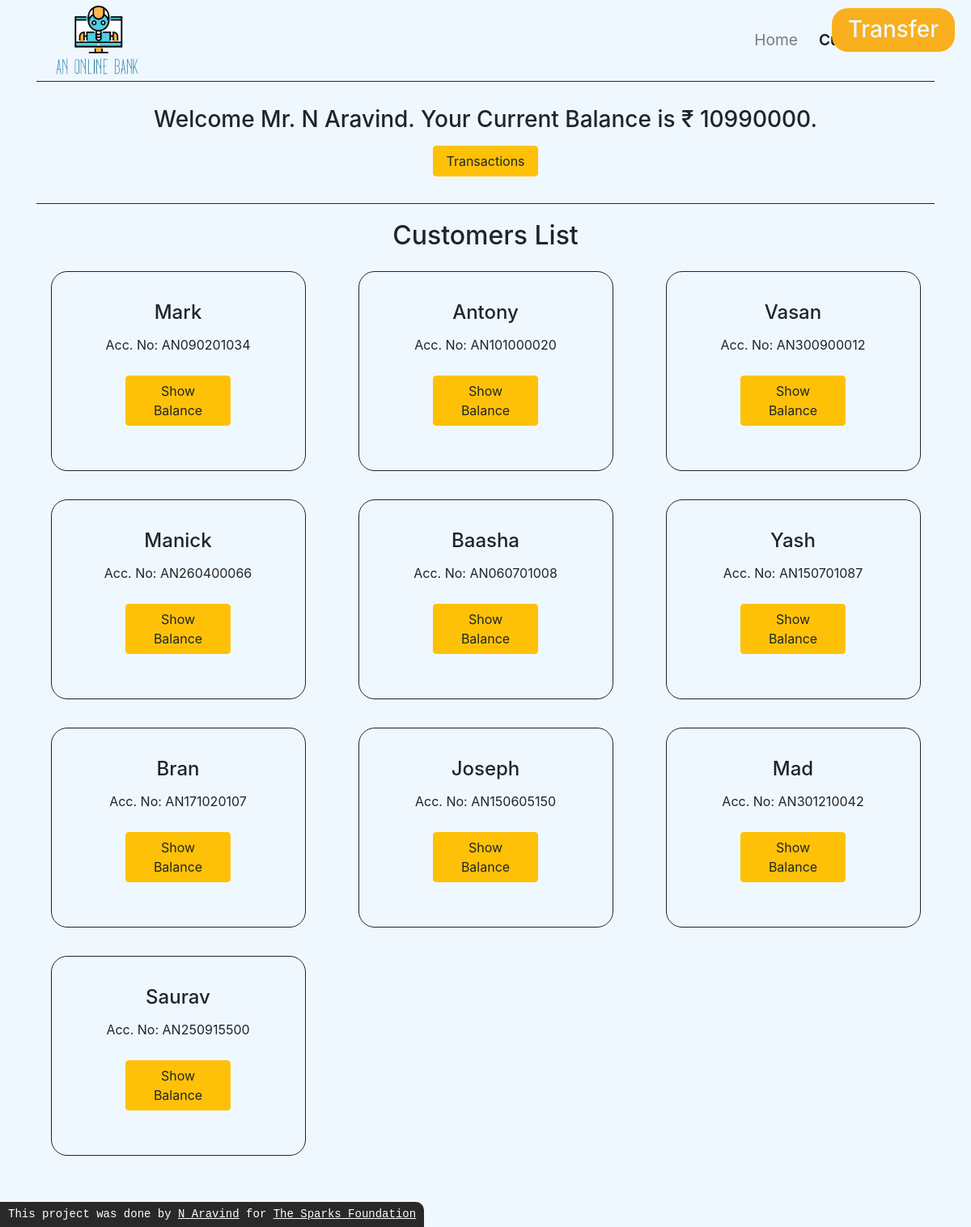
Page /banking on the committed database.
### app.py (models this page shows)
class customer(db.Model):
    acc_no = db.Column(db.String(12), primary_key=True, nullable=False)
    name = db.Column(db.String(20), nullable=False)
    amt = db.Column(db.Integer, nullable=False, default = 0)
    def __repr__(self):
        return f"{self.acc_no},{self.name},{self.amt}"

### app.py (the view)
@app.route('/banking',methods=['POST','GET'])
def banking():
    if request.method=='POST':
        acc = request.form['acc_no']
        name = request.form['name']
        amt = request.form['amt']
        main_acc = 'AN100100020'
        cust,trans=getdata()
        trans_id = len(trans)+1
        try:
            db.session.query(customer).filter(customer.acc_no == main_acc).update({customer.amt:customer.amt - amt})
            db.session.commit()
            db.session.query(customer).filter(customer.acc_no == acc).update({customer.amt: customer.amt + amt})
            db.session.commit()
            new = transaction(id=trans_id,acc_no=acc,name=name,amt=amt)
            db.session.add(new)
            db.session.commit()
            db.session.commit()
            return redirect('/banking')
        except:
            return "Error in Transaction!"
    else:
        cust_db,trans_db = getdata()
        return render_template('main.html',cust_db=cust_db,trans_db=trans_db)

### app.py (called while the page is built)
def getdata():
    db_obj = customer.query.all()
    cust_db_list = []
    for i in range(len(db_obj)):
        db_str = str(db_obj[i])
        cust_db_list.append(db_str.split(','))
        cust_db_list[i][2] = int(cust_db_list[i][2])
    db_obj = transaction.query.all()
    trans_db_list = []
    for i in range(len(db_obj)):
        db_str = str(db_obj[i])
        trans_db_list.append(db_str.split(','))
        trans_db_list[i][2] = int(trans_db_list[i][2])
    return cust_db_list,trans_db_list

    def __repr__(self):
        return f"{self.acc_no},{self.name},{self.amt},{self.date_time}"

### templates/main.html (shortened to what this page needs)
<!DOCTYPE html>
<html lang='en'>
<head>
    <link rel="stylesheet" href="{{ url_for('static',filename= 'bootstrap.min.css')}}">
    <link rel="stylesheet" href="https://stackpath.bootstrapcdn.com/font-awesome/4.7.0/css/font-awesome.min.css">
    <link rel='stylesheet' href="{{ url_for('static',filename= 'main.css')}}">
    <link rel='stylesheet' href="{{ url_for('static',filename= 'loader.css')}}">
</head>
<body>
    <header>
        <div class="container">
            <nav class='navbar navbar-expand-lg navbar-light' style="padding: 0; padding-top: 5px;">
                <div class='container-fluid'>
                    <a class="navbar-brand" href="http://localhost:5000/" style="padding: 0; margin: 0;">
                        <img src="{{ url_for('static',filename= 'logo2.png')}}" alt="" style="padding: 0; margin: 0; width: 120px;">
                    </a>
                    <div class='collapse navbar-collapse' id='navbarSupportedContent'>
                        <ul class='navbar-nav ml-auto mb-2 mb-lg-0'>
                            <li class='nav-item'>
                            <a class='nav-link' aria-current='page' href='http://localhost:5000/'>Home</a>
                            </li>
                            <li class='nav-item active l'>
                            <a class='nav-link' href='http://localhost:5000/banking'>Customers </a>
                            </li>
                        </ul>
                    </div>
                </div>
            </nav>
        </div>
    </header>
    <div id="trans-bg">
        <div class="row">
            <div id="trans-box">
                <h1 class="transfertitle">Transactions</h1>
                <button onclick="closebtn()" class="loginclse"></button>
            </div>
        </div>
    </div>
    <div id="transfer-bg">
        <div class="row">
            <div class="col-lg-4">
            <div id="transfer-box">
                <h1 class="transfertitle">Transfer</h1>
                <button onclick="closebtn()" class="loginclse"></button>
                <form method="POST">
                    <label for="acc_no" class="formtxt">Acc. No: &nbsp;&nbsp;&nbsp;&nbsp;&nbsp;</label>
                    <input type="text" id="acc_no" name="acc_no" placeholder="ANXXXXXXXXX" class="forminput" required><br>
                    <label for="name" class="formtxt">Name: &nbsp;&nbsp;&nbsp;&nbsp;&nbsp;&nbsp;&nbsp;&nbsp;</label>
                    <input type="text" id="name" name="name" placeholder="Aravind" class="forminput" required><br>
                    <label for="amt" class="formtxt">Amount: &nbsp;&nbsp;&nbsp;&#8377;</label>
                    <input type="number" id="amt" name="amt" placeholder="1000" class="forminput" required><br>
                </form>
            </div>
            </div>
        </div>
    </div>
    <div class="container">
        <div class="row row1">
            <div class="col-lg-12">
                <div class="boxspl"><h3>Welcome Mr. {{cust_db[0][1]}}. Your Current Balance is &#8377; {{cust_db[0][2]}}.<br> <button onclick="transaction()" class="btn btn-warning">Transactions</button></h3></div>
            </div>
            <div class="col-lg-12">
                <h2>Customers List</h2>
            </div>
            <div class="col-lg-4 col-md-6">
                <div class="box">
                <h4>{{cust_db[1][1]}}</h4>
                <p>Acc. No: {{cust_db[1][0]}}</p>
                <button onclick="showbal1()" class="btn btn-warning balance" id="bal{{cust_db[1][1]}}">Show Balance</button>
                </div>
            </div>
            <div class="col-lg-4 col-md-6">
                <div class="box">
                <h4>{{cust_db[2][1]}}</h4>
                <p>Acc. No: {{cust_db[2][0]}}</p>
                <button onclick="showbal2()" class="btn btn-warning balance" id="bal{{cust_db[2][1]}}">Show Balance</button>
                </div>
            </div>
            <div class="col-lg-4 col-md-6">
                <div class="box">
                <h4>{{cust_db[3][1]}}</h4>
                <p>Acc. No: {{cust_db[3][0]}}</p>
                <button onclick="showbal3()" class="btn btn-warning balance" id="bal{{cust_db[3][1]}}">Show Balance</button>
                </div>
            </div>
            <div class="col-lg-4 col-md-6">
                <div class="box">
                <h4>{{cust_db[4][1]}}</h4>
                <p>Acc. No: {{cust_db[4][0]}}</p>
                <button onclick="showbal4()" class="btn btn-warning balance" id="bal{{cust_db[4][1]}}">Show Balance</button>
                </div>
            </div>
            <div class="col-lg-4 col-md-6">
                <div class="box">
                <h4>{{cust_db[5][1]}}</h4>
                <p>Acc. No: {{cust_db[5][0]}}</p>
                <button onclick="showbal5()" class="btn btn-warning balance" id="bal{{cust_db[5][1]}}">Show Balance</button>
                </div>
            </div>
            <div class="col-lg-4 col-md-6">
                <div class="box">
                <h4>{{cust_db[6][1]}}</h4>
                <p>Acc. No: {{cust_db[6][0]}}</p>
                <button onclick="showbal6()" class="btn btn-warning balance" id="bal{{cust_db[6][1]}}">Show Balance</button>
                </div>
            </div>
            <div class="col-lg-4 col-md-6">
                <div class="box">
                <h4>{{cust_db[7][1]}}</h4>
                <p>Acc. No: {{cust_db[7][0]}}</p>
                <button onclick="showbal7()" class="btn btn-warning balance" id="bal{{cust_db[7][1]}}">Show Balance</button>
                </div>
            </div>
            <div class="col-lg-4 col-md-6">
                <div class="box">
                <h4>{{cust_db[8][1]}}</h4>
                <p>Acc. No: {{cust_db[8][0]}}</p>
                <button onclick="showbal8()" class="btn btn-warning balance" id="bal{{cust_db[8][1]}}">Show Balance</button>
                </div>
            </div>
            <div class="col-lg-4 col-md-6">
                <div class="box">
                <h4>{{cust_db[9][1]}}</h4>
                <p>Acc. No: {{cust_db[9][0]}}</p>
                <button onclick="showbal9()" class="btn btn-warning balance" id="bal{{cust_db[9][1]}}">Show Balance</button>
                </div>
            </div>
            <div class="col-lg-4 col-md-6">
                <div class="box">
                <h4>{{cust_db[10][1]}}</h4>
                <p>Acc. No: {{cust_db[10][0]}}</p>
                <button onclick="showbal10()" class="btn btn-warning balance" id="bal{{cust_db[10][1]}}">Show Balance</button>
                </div>
            </div>
        </div>
    </div>
    <h3 onclick="transfer()" class="transfer">Transfer </h3>
    <code>This project was done by <a href="https://www.linkedin.com/in/aravindnar/">N Aravind</a> for <a href="https://www.linkedin.com/company/the-sparks-foundation/">The Sparks Foundation</a></code>
</body>
</html>

### static/main.css (style rules this page uses)
* { transition: 0.3s; overflow-x: hidden; overflow: auto; background-color: aliceblue; }
header { position: fixed; top: 0; z-index: 100; width: 100%; transition: 1s; background-color: aliceblue; }
.nav-link { font-size: 120%; background: transparent; }
.active { font-weight: 600; }
.navbar img { width: 70%; }
.nav-item { margin-right: 10px; border-radius: 10px; }
.l { margin-right: 0; }
body { background-color: aliceblue; text-align: center; }
.row1 { padding-top: 100px; padding-bottom: 70px; }
.col-lg-12 h2 { overflow: hidden; }
.box { padding: 30px 20px; border: 1px solid; border-radius: 20px; width: 90%; margin: 5%; }
.box h4 { line-height: 40px; }
.balance { min-width: 125px; }
.transfer { position: fixed; top: 10px; right: 20px; z-index: 1000; padding: 10px 20px; background-color: #f9af1e; color: aliceblue; border-radius: 20px; cursor: pointer; }
code { position: fixed; z-index: 10; bottom: 0; left: 0; padding: 5px 10px; color: rgb(255, 255, 255); border-top-right-radius: 10px; background-color: rgb(41, 41, 41); }
code a { text-decoration: underline; color: rgb(255, 255, 255); }
#transfer-bg { position: fixed; top: 0; left: 0; width: 100%; height: 100vh; z-index: -100; background-color: rgba(0, 0, 0, 0.5); overflow: hidden; }
#transfer-box { position: fixed; top: 50%; left: 50%; z-index: -150; transform: translate(-50%,-50%); background-color: aliceblue; padding: 40px 0; width: 35%; border-radius: 20px; }
#trans-bg { position: fixed; top: 0; left: 0; width: 100%; height: 100vh; z-index: -100; background-color: rgba(0, 0, 0, 0.5); overflow: hidden; }
#trans-box { position: fixed; top: 50%; left: 50%; z-index: -150; transform: translate(-50%,-50%); background-color: aliceblue; padding: 30px 0; width: 60%; max-height: 70vh; overflow-y: auto; border-radius: 20px; }
.loginclse { position: absolute; top: 35px; right: 30px; background: transparent; border: 0; font-size: 2rem !important; }
.btn { width: 130px; margin: 5px; margin-top: 10px; margin-bottom: 25px; }
.formtxt { vertical-align: middle; font-size: large; padding: 0; margin: 0; padding-bottom: 10px; }
.transfertitle { overflow: hidden; }
.boxspl { padding: 30px 20px 0px 20px; border-top: 1px solid; border-bottom: 1px solid; margin-bottom: 20px; }
.boxspl h3 { overflow: hidden; }
.boxspl button { margin-top: 15px; }

### static/loader.css (style rules this page uses)
:root { --effect: hover 1s linear infinite; }
* { margin:0; }
div { text-align: center; }

### rows in the picture
customer: name "N Aravind"
customer: name "Mark", acc_no "AN090201034"
customer: name "Manick", acc_no "AN260400066"
customer: name "Baasha", acc_no "AN060701008"
customer: name "Yash", acc_no "AN150701087"
customer: name "Bran", acc_no "AN171020107"
customer: name "Joseph", acc_no "AN150605150"
customer: name "Mad", acc_no "AN301210042"
customer: name "Saurav", acc_no "AN250915500"

### other values in the picture
{{ cust_db[0][2] }} "10990000"
{{ cust_db[2][1] }} "Antony"
{{ cust_db[2][0] }} "AN101000020"
{{ cust_db[3][1] }} "Vasan"
{{ cust_db[3][0] }} "AN300900012"
